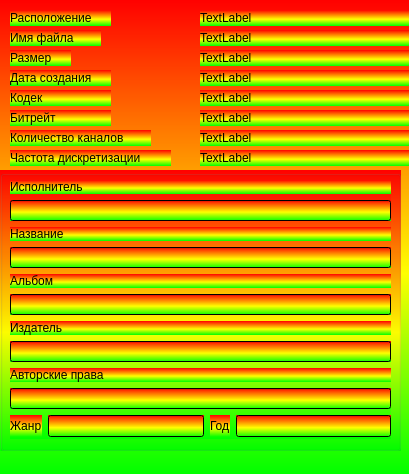
<?xml version="1.0" encoding="UTF-8"?>
<ui version="4.0">
 <class>FileInfoDialog</class>
 <widget class="QDialog" name="FileInfoDialog">
  <property name="geometry">
   <rect>
    <x>0</x>
    <y>0</y>
    <width>409</width>
    <height>474</height>
   </rect>
  </property>
  <property name="sizePolicy">
   <sizepolicy hsizetype="Preferred" vsizetype="Preferred">
    <horstretch>0</horstretch>
    <verstretch>0</verstretch>
   </sizepolicy>
  </property>
  <property name="mouseTracking">
   <bool>false</bool>
  </property>
  <property name="windowTitle">
   <string>Dialog</string>
  </property>
  <property name="styleSheet">
   <string notr="true">background-color: qlineargradient(spread:pad, x1:1, y1:1, x2:1, y2:0, stop:0 rgba(0, 255, 0, 255), stop:0.423729 rgba(255, 255, 0, 255), stop:1 rgba(255, 0, 0, 255));</string>
  </property>
  <widget class="QGroupBox" name="groupBox">
   <property name="geometry">
    <rect>
     <x>0</x>
     <y>170</y>
     <width>401</width>
     <height>281</height>
    </rect>
   </property>
   <property name="styleSheet">
    <string notr="true"/>
   </property>
   <property name="title">
    <string/>
   </property>
   <widget class="QWidget" name="layoutWidget">
    <property name="geometry">
     <rect>
      <x>10</x>
      <y>10</y>
      <width>381</width>
      <height>259</height>
     </rect>
    </property>
    <layout class="QVBoxLayout" name="verticalLayout">
     <item>
      <widget class="QLabel" name="labelArtist">
       <property name="styleSheet">
        <string notr="true">font: 87 8pt &quot;Arial Black&quot;;</string>
       </property>
       <property name="text">
        <string>Исполнитель</string>
       </property>
      </widget>
     </item>
     <item>
      <widget class="QLineEdit" name="lineEditArtist">
       <property name="styleSheet">
        <string notr="true"/>
       </property>
      </widget>
     </item>
     <item>
      <widget class="QLabel" name="labelTrackName">
       <property name="styleSheet">
        <string notr="true">font: 87 8pt &quot;Arial Black&quot;;</string>
       </property>
       <property name="text">
        <string>Название</string>
       </property>
      </widget>
     </item>
     <item>
      <widget class="QLineEdit" name="lineEditTrackName"/>
     </item>
     <item>
      <widget class="QLabel" name="labelAlbum">
       <property name="styleSheet">
        <string notr="true">font: 87 8pt &quot;Arial Black&quot;;</string>
       </property>
       <property name="text">
        <string>Альбом</string>
       </property>
      </widget>
     </item>
     <item>
      <widget class="QLineEdit" name="lineEditAlbum"/>
     </item>
     <item>
      <widget class="QLabel" name="labelPublisher">
       <property name="styleSheet">
        <string notr="true">font: 87 8pt &quot;Arial Black&quot;;</string>
       </property>
       <property name="text">
        <string>Издатель</string>
       </property>
      </widget>
     </item>
     <item>
      <widget class="QLineEdit" name="lineEditPublisher"/>
     </item>
     <item>
      <widget class="QLabel" name="labelCopyright">
       <property name="styleSheet">
        <string notr="true">font: 87 8pt &quot;Arial Black&quot;;</string>
       </property>
       <property name="text">
        <string>Авторские права</string>
       </property>
      </widget>
     </item>
     <item>
      <widget class="QLineEdit" name="lineEditCopyright"/>
     </item>
     <item>
      <layout class="QHBoxLayout" name="horizontalLayout">
       <item>
        <widget class="QLabel" name="labelGenre">
         <property name="styleSheet">
          <string notr="true">font: 87 8pt &quot;Arial Black&quot;;</string>
         </property>
         <property name="text">
          <string>Жанр</string>
         </property>
        </widget>
       </item>
       <item>
        <widget class="QLineEdit" name="lineEditGenre"/>
       </item>
       <item>
        <widget class="QLabel" name="labelYear">
         <property name="styleSheet">
          <string notr="true">font: 87 8pt &quot;Arial Black&quot;;</string>
         </property>
         <property name="text">
          <string>Год</string>
         </property>
        </widget>
       </item>
       <item>
        <widget class="QLineEdit" name="lineEditYear"/>
       </item>
      </layout>
     </item>
    </layout>
   </widget>
  </widget>
  <widget class="QLabel" name="labelDir">
   <property name="geometry">
    <rect>
     <x>200</x>
     <y>10</y>
     <width>561</width>
     <height>16</height>
    </rect>
   </property>
   <property name="text">
    <string>TextLabel</string>
   </property>
  </widget>
  <widget class="QLabel" name="labelDirTitle">
   <property name="geometry">
    <rect>
     <x>10</x>
     <y>10</y>
     <width>101</width>
     <height>16</height>
    </rect>
   </property>
   <property name="styleSheet">
    <string notr="true">font: 87 8pt &quot;Arial Black&quot;;</string>
   </property>
   <property name="text">
    <string>Расположение</string>
   </property>
  </widget>
  <widget class="QLabel" name="labelFileNameTitle">
   <property name="geometry">
    <rect>
     <x>10</x>
     <y>30</y>
     <width>91</width>
     <height>16</height>
    </rect>
   </property>
   <property name="styleSheet">
    <string notr="true">font: 87 8pt &quot;Arial Black&quot;;</string>
   </property>
   <property name="text">
    <string>Имя файла</string>
   </property>
  </widget>
  <widget class="QLabel" name="labelNameFile">
   <property name="geometry">
    <rect>
     <x>200</x>
     <y>30</y>
     <width>471</width>
     <height>16</height>
    </rect>
   </property>
   <property name="text">
    <string>TextLabel</string>
   </property>
  </widget>
  <widget class="QLabel" name="labelSizeFileTitle">
   <property name="geometry">
    <rect>
     <x>10</x>
     <y>50</y>
     <width>61</width>
     <height>16</height>
    </rect>
   </property>
   <property name="styleSheet">
    <string notr="true">font: 87 8pt &quot;Arial Black&quot;;</string>
   </property>
   <property name="text">
    <string>Размер</string>
   </property>
  </widget>
  <widget class="QLabel" name="labelSizeFile">
   <property name="geometry">
    <rect>
     <x>200</x>
     <y>50</y>
     <width>491</width>
     <height>16</height>
    </rect>
   </property>
   <property name="text">
    <string>TextLabel</string>
   </property>
  </widget>
  <widget class="QLabel" name="labelDateSetTitle">
   <property name="geometry">
    <rect>
     <x>10</x>
     <y>70</y>
     <width>101</width>
     <height>16</height>
    </rect>
   </property>
   <property name="styleSheet">
    <string notr="true">font: 87 8pt &quot;Arial Black&quot;;</string>
   </property>
   <property name="text">
    <string>Дата создания</string>
   </property>
  </widget>
  <widget class="QLabel" name="labelDateSet">
   <property name="geometry">
    <rect>
     <x>200</x>
     <y>70</y>
     <width>501</width>
     <height>16</height>
    </rect>
   </property>
   <property name="styleSheet">
    <string notr="true"/>
   </property>
   <property name="text">
    <string>TextLabel</string>
   </property>
  </widget>
  <widget class="QLabel" name="labelCodecTitle">
   <property name="geometry">
    <rect>
     <x>10</x>
     <y>90</y>
     <width>101</width>
     <height>16</height>
    </rect>
   </property>
   <property name="styleSheet">
    <string notr="true">font: 87 8pt &quot;Arial Black&quot;;</string>
   </property>
   <property name="text">
    <string>Кодек</string>
   </property>
  </widget>
  <widget class="QLabel" name="labelCodec">
   <property name="geometry">
    <rect>
     <x>200</x>
     <y>90</y>
     <width>501</width>
     <height>16</height>
    </rect>
   </property>
   <property name="text">
    <string>TextLabel</string>
   </property>
  </widget>
  <widget class="QLabel" name="labelBitrateTitle">
   <property name="geometry">
    <rect>
     <x>10</x>
     <y>110</y>
     <width>101</width>
     <height>16</height>
    </rect>
   </property>
   <property name="styleSheet">
    <string notr="true">font: 87 8pt &quot;Arial Black&quot;;</string>
   </property>
   <property name="text">
    <string>Битрейт</string>
   </property>
  </widget>
  <widget class="QLabel" name="labelBirate">
   <property name="geometry">
    <rect>
     <x>200</x>
     <y>110</y>
     <width>491</width>
     <height>16</height>
    </rect>
   </property>
   <property name="text">
    <string>TextLabel</string>
   </property>
  </widget>
  <widget class="QLabel" name="labelChannelCountTitle">
   <property name="geometry">
    <rect>
     <x>10</x>
     <y>130</y>
     <width>141</width>
     <height>16</height>
    </rect>
   </property>
   <property name="styleSheet">
    <string notr="true">font: 87 8pt &quot;Arial Black&quot;;</string>
   </property>
   <property name="text">
    <string>Количество каналов</string>
   </property>
  </widget>
  <widget class="QLabel" name="labelChannelCount">
   <property name="geometry">
    <rect>
     <x>200</x>
     <y>130</y>
     <width>491</width>
     <height>16</height>
    </rect>
   </property>
   <property name="text">
    <string>TextLabel</string>
   </property>
  </widget>
  <widget class="QLabel" name="labelSampleRateTitle">
   <property name="geometry">
    <rect>
     <x>10</x>
     <y>150</y>
     <width>161</width>
     <height>16</height>
    </rect>
   </property>
   <property name="styleSheet">
    <string notr="true">font: 87 8pt &quot;Arial Black&quot;;</string>
   </property>
   <property name="text">
    <string>Частота дискретизации</string>
   </property>
  </widget>
  <widget class="QLabel" name="labelSampleRate">
   <property name="geometry">
    <rect>
     <x>200</x>
     <y>150</y>
     <width>501</width>
     <height>16</height>
    </rect>
   </property>
   <property name="text">
    <string>TextLabel</string>
   </property>
  </widget>
 </widget>
 <resources/>
 <connections/>
</ui>
